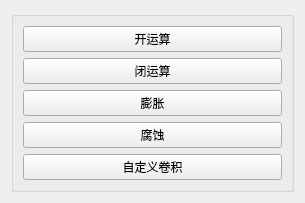
        <widget class="QWidget" name="page_6">
         <property name="geometry">
          <rect>
           <x>0</x>
           <y>0</y>
           <width>305</width>
           <height>189</height>
          </rect>
         </property>
         <attribute name="label">
          <string>形态学处理</string>
         </attribute>
         <layout class="QVBoxLayout" name="verticalLayout_14">
          <item>
           <widget class="QGroupBox" name="groupBox_9">
            <property name="title">
             <string/>
            </property>
            <layout class="QVBoxLayout" name="verticalLayout_15">
             <item>
              <widget class="QPushButton" name="pushButton_11">
               <property name="text">
                <string>开运算</string>
               </property>
              </widget>
             </item>
             <item>
              <widget class="QPushButton" name="pushButton_12">
               <property name="text">
                <string>闭运算</string>
               </property>
              </widget>
             </item>
             <item>
              <widget class="QPushButton" name="pushButton_13">
               <property name="text">
                <string>膨胀</string>
               </property>
              </widget>
             </item>
             <item>
              <widget class="QPushButton" name="pushButton_14">
               <property name="text">
                <string>腐蚀</string>
               </property>
              </widget>
             </item>
             <item>
              <widget class="QPushButton" name="pushButton_15">
               <property name="text">
                <string>自定义卷积</string>
               </property>
              </widget>
             </item>
            </layout>
           </widget>
          </item>
         </layout>
        </widget>
